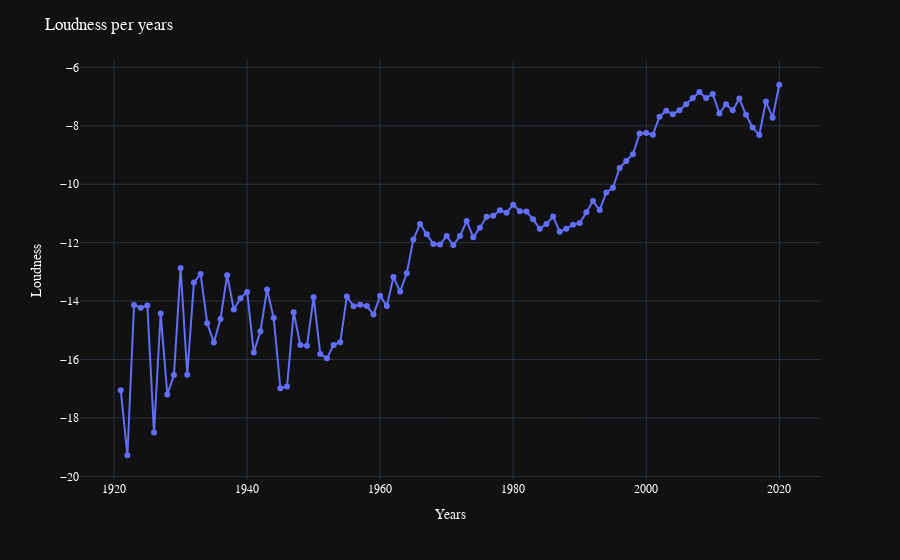

Source (notebook cell):
### Markdown cell above
## Loudness

### Code cell
fig = px.line(data_frame = dados_anos, x = 'year', y = 'loudness', markers = True,
template = 'plotly_dark')

fig.update_layout(
    title = {
        'text': 'Loudness per years'},
    yaxis_title = 'Loudness',
    xaxis_title = 'Years',
    font_family="Arial",
    font_color="White",
    title_font_family="Arial",
    title_font_color= "White")

fig.show()

### Figure 1 — Plotly figure (JSON) as saved in the notebook; plotly's stock layout.template omitted (floating-point values rounded to 4 significant figures)
{"data": [{"hovertemplate": "year=%{x}<br>loudness=%{y}<extra></extra>", "legendgroup": "", "line": {"color": "#636efa", "dash": "solid"}, "marker": {"symbol": "circle"}, "mode": "markers+lines", "name": "", "orientation": "v", "showlegend": false, "type": "scatter", "x": [1921, 1922, 1923, 1924, 1925, 1926, 1927, 1928, 1929, 1930, 1931, 1932, 1933, 1934, 1935, 1936, 1937, 1938, 1939, 1940, 1941, 1942, 1943, 1944, 1945, 1946, 1947, 1948, 1949, 1950, 1951, 1952, 1953, 1954, 1955, 1956, 1957, 1958, 1959, 1960, 1961, 1962, 1963, 1964, 1965, 1966, 1967, 1968, 1969, 1970, 1971, 1972, 1973, 1974, 1975, 1976, 1977, 1978, 1979, 1980, 1981, 1982, 1983, 1984, 1985, 1986, 1987, 1988, 1989, 1990, 1991, 1992, 1993, 1994, 1995, 1996, 1997, 1998, 1999, 2000, 2001, 2002, 2003, 2004, 2005, 2006, 2007, 2008, 2009, 2010, 2011, 2012, 2013, 2014, 2015, 2016, 2017, 2018, 2019, 2020], "xaxis": "x", "y": [-17.05, -19.28, -14.13, -14.23, -14.15, -18.49, -14.42, -17.19, -16.53, -12.87, -16.52, -13.36, -13.07, -14.76, -15.41, -14.61, -13.12, -14.29, -13.9, -13.68, -15.76, -15.03, -13.6, -14.58, -16.98, -16.92, -14.38, -15.51, -15.53, -13.86, -15.81, -15.96, -15.5, -15.41, -13.84, -14.18, -14.12, -14.17, -14.46, -13.81, -14.17, -13.18, -13.67, -13.05, -11.89, -11.36, -11.71, -12.04, -12.06, -11.77, -12.08, -11.77, -11.26, -11.82, -11.49, -11.11, -11.08, -10.89, -10.98, -10.7, -10.92, -10.93, -11.2, -11.52, -11.36, -11.1, -11.62, -11.52, -11.38, -11.33, -10.96, -10.58, -10.88, -10.28, -10.12, -9.444, -9.201, -8.971, -8.266, -8.248, -8.305, -7.687, -7.486, -7.602, -7.466, -7.266, -7.045, -6.844, -7.046, -6.91, -7.575, -7.261, -7.472, -7.067, -7.626, -8.061, -8.313, -7.169, -7.722, -6.595], "yaxis": "y"}], "layout": {"font": {"color": "White", "family": "Arial"}, "legend": {"tracegroupgap": 0}, "margin": {"t": 60}, "title": {"font": {"color": "White", "family": "Arial"}, "text": "Loudness per years"}, "xaxis": {"anchor": "y", "domain": [0, 1], "title": {"text": "Years"}}, "yaxis": {"anchor": "x", "domain": [0, 1], "title": {"text": "Loudness"}}}}
